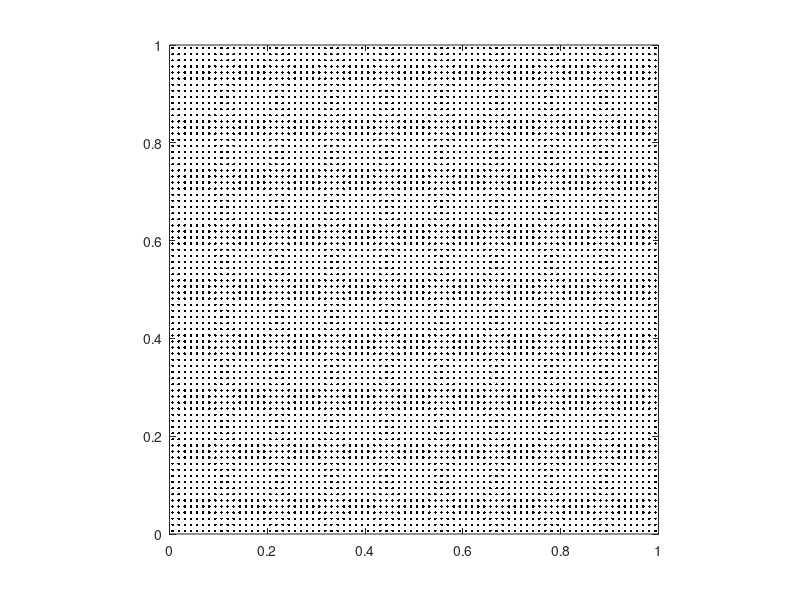

Recreate this plot in MATLAB.
p.rho = 1500;
p.E = 1e6;
p.nu = 0.3;
p.g = -1;
% p.Np = 4 * 2.5;
p.Np = 80;
p.N = 81;
p.rhop = 3;
p.tol = 1e-12;
p.T = 2;

% make an NxN computational grid
N = p.N;
Np = p.Np;
x = linspace(0,1,N);
y = linspace(0,1,N);
h = x(2)-x(1);
dt = 0.4*h*sqrt(p.rho/p.E);
T = p.T;
E = p.E;
nu = p.nu;
tol = p.tol;

Nn = N*N;

% set up material points
bar_w = 1.0; Nbx = Np; %
%bar_w = 0.25; Nbx = Np; %
% Nbx = ceil(p.rhop*bar_w/h);
bar_h = 1.0; Nby = (bar_h/bar_w)*Nbx;
%bar_h = 0.25; Nby = (bar_h/bar_w)*Nbx;

bxtmp = linspace(0, bar_w, Nbx+1);
bar_x = (0.5 - bar_w/2) + bxtmp(1:end-1) + bxtmp(2)/2;
% bar_x = 0.0 + bxtmp(1:end-1) + bxtmp(2)/2;
bytmp = linspace(0, bar_h, Nby+1);
bar_y = 0.0 + bytmp(1:end-1) + bytmp(2)/2;

% initialize position
Np = Nbx*Nby;
%xjitter = normrnd(0, 0.001, Nbx, Nby);
%yjitter = normrnd(0, 0.001, Nbx, Nby);
xjitter = zeros(Nby, Nbx);
yjitter = zeros(Nby, Nbx);
[xp, yp] = meshgrid(bar_x, bar_y);
xp = xp + xjitter;
yp = yp + yjitter;
%r = 0.1;
%rs = linspace(0, r,Nbx);
%ts = linspace(0, 2*pi, Nby+1);
%ts(end) = [];
%xp = 0.5 + rs'*cos(ts);
%yp = 0.5 + rs'*sin(ts);
%[X, Y] = meshgrid(x, y);

% initialize volume
vp = (bar_w/Nbx)*(bar_h/Nby)*ones(size(xp));
% vp = (pi*r^2/Np)*ones(size(xp));

% initialize mass
mp = p.rho*vp;

% initialize velocity
xp_t = 0*ones(size(xp));
yp_t = -0.0*ones(size(yp));

% initialize stress
sxxp = -900*ones(size(xp));
sxyp = 0*ones(size(yp));
syyp = -900*ones(size(yp));

% initialize strain
exxp = zeros(size(xp));
exyp = zeros(size(yp));
eyyp = zeros(size(yp));

% initialize body forces
bxp = zeros(size(xp));
byp = p.g*ones(size(yp));

% plot material points
plot(xp, yp, '.k'); axis equal;
xlim([min(x), max(x)]);
ylim([min(y), max(y)]);

% dump starting config to text file
fp = fopen('generated_particles.txt', 'w');
fprintf(fp, '%d\n', numel(mp));
for i=1:numel(mp)
    fprintf(fp, '%f %f %f %f %f %f %f %f %f\n', mp(i), vp(i),
        xp(i), yp(i), xp_t(i), yp_t(i),
        sxxp(i), sxyp(i), syyp(i));
end
fclose(fp);

% grid file
fp = fopen('generated_grid.txt', 'w');
fprintf(fp, '%d\n', N);
fprintf(fp, '1\n');
fclose(fp);
